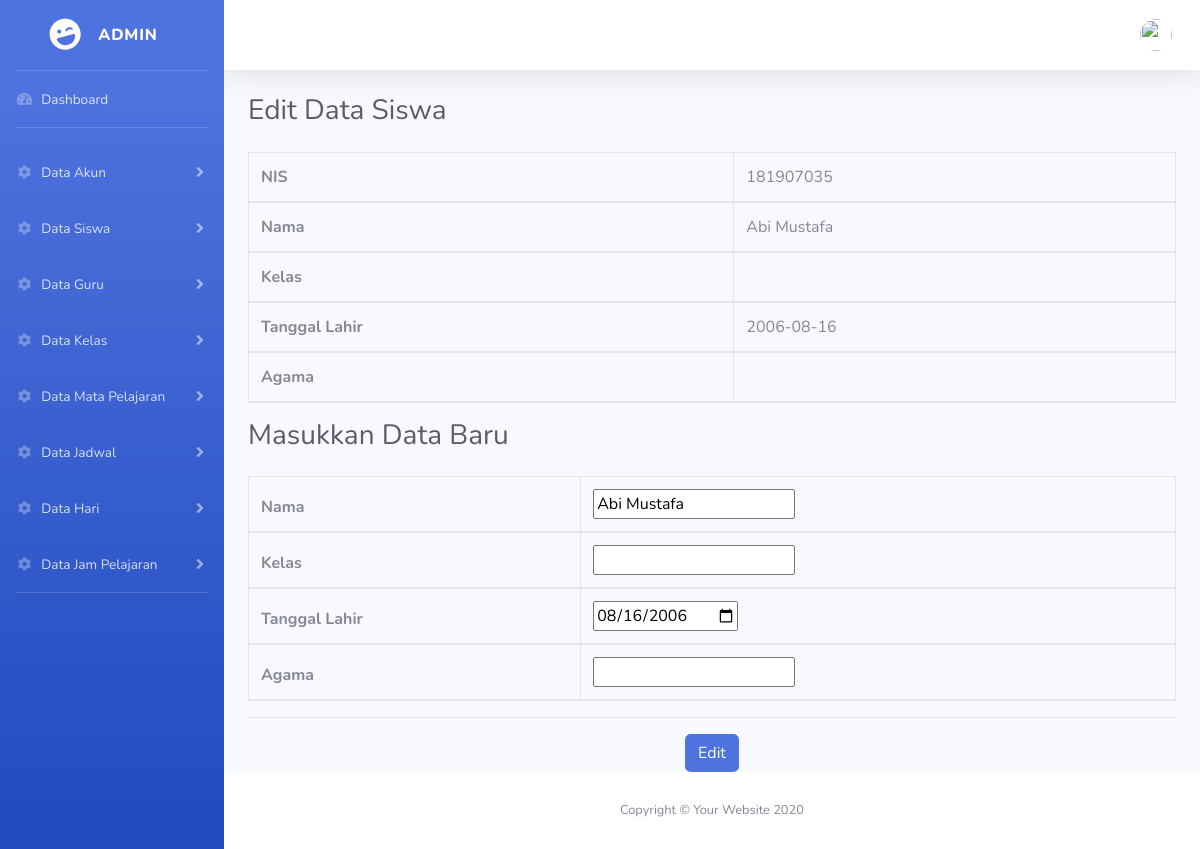
Screenshot of /admin/edit_siswa.php?id=181907035 (signed in) with the database file from the repository.
### tables this page shows
CREATE TABLE `siswa` (
  `nis` varchar(9) NOT NULL,
  `id_kelas` int(11) NOT NULL,
  `nama` varchar(30) NOT NULL,
  `tgl_lahir` date NOT NULL,
  `Agama` varchar(10) NOT NULL,
  `saldo` int(11) NOT NULL
);

### admin/edit_siswa.php (the view, shortened to what this page needs)
<?php include 'header.php'; ?>
<!DOCTYPE html>
<html lang="en">
<head>
  <link href="../vendor/fontawesome-free/css/all.min.css" rel="stylesheet" type="text/css">
  <link href="../css/sb-admin-2.min.css" rel="stylesheet">
</head>
<body id="page-top">
  <div id="wrapper">
    <div id="content-wrapper" class="d-flex flex-column">
      <div id="content">
        <div class="container-fluid">
            <h1 class="h3 mb-4 text-gray-800">Edit Data Siswa</h1>
            <?php
                $id = $_GET['id'];
                $sql = "select * from siswa where nis='$id'";
                $res = mysqli_query($link,$sql);
                $ketemu = mysqli_num_rows($res);
                if($ketemu){
                    while($data=mysqli_fetch_array($res)){ ?>
                        <form method="POST" action="proses_edit_siswa.php" name="fedit" onsubmit="return validasi()">
                            <div class="table-responsive">
                                <table class="table table-bordered" id="dataTable" width="50%" cellspacing="0">
                                    <thead>
                                        <tr><th>NIS</th> <td><?php echo "$data[nis]"; ?></td></tr>
                                        <tr><th>Nama</th> <td><?php echo "$data[nama]"; ?></td></tr>
                                        <tr><th>Kelas</th> <td><?php echo "$data[kelas]"; ?></td></tr>
                                        <tr><th>Tanggal Lahir</th> <td><?php echo "$data[tgl_lahir]"; ?></td></tr>
                                        <tr><th>Agama</th> <td><?php echo "$data[agama]"; ?></td></tr>
                                    </thead>
                                </table>
                                <h2 class="h3 mb-4 text-gray-800">Masukkan Data Baru</h2>
                                <table class="table table-bordered" id="dataTable" width="50%" cellspacing="0">
                                <thead>
                                    <tr><th>Nama</th> <td><?php echo "<input type ='text' name='nama' maxlength='30' value='$data[nama]' required autocomplete='off'>"; ?></td></tr>
                                    <tr><th>Kelas</th> <td><?php echo "<input type ='text' name='kelas' maxlength='4' value='$data[kelas]' required autocomplete='off'>"; ?></td></tr>
                                    <tr><th>Tanggal Lahir</th> <td><?php echo "<input type ='date' name='tgl_lahir' value='$data[tgl_lahir]' required autocomplete='off'>"; ?></td></tr>
                                    <tr><th>Agama</th> <td><?php echo "<input type ='text' name='agama' value='$data[agama]' required autocomplete='off'>"; ?></td></tr>
                                </thead>
                                </table>
                                <hr><center><input type='submit' class="btn btn-primary" name='btn_submit' value='Edit'></center>
                            </div>
                        </form>
                    <?php
                    }
                }
            ?>
        </div>
      </div>
    </div>
  </div>
</body>
</html>

### rows the page displays
siswa: nis "181907035", nama "Abi Mustafa", tgl_lahir "2006-08-16", tgl_lahir "08/16/2006"
